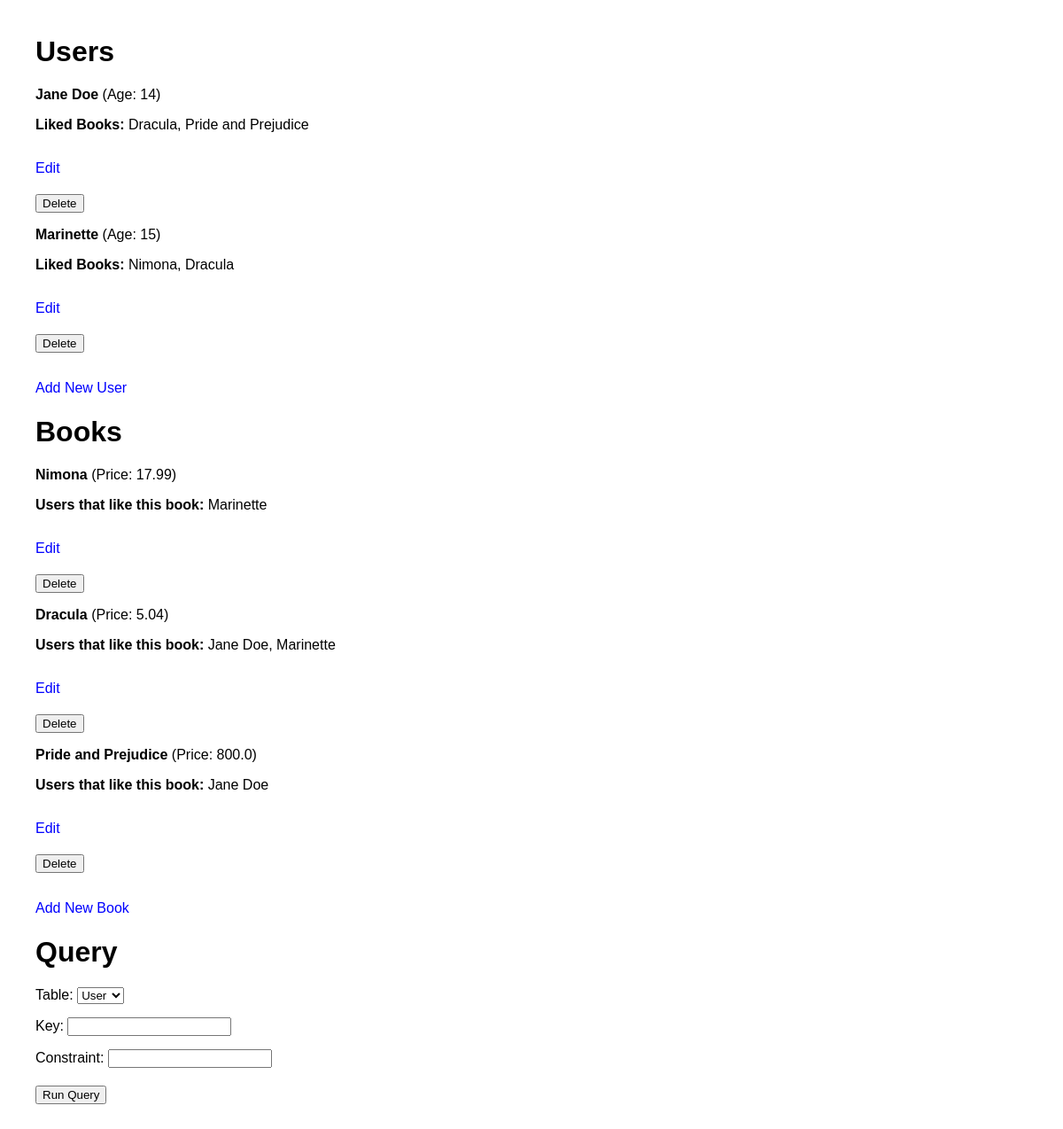
The page /bookshelf/ on the database as committed earlier.
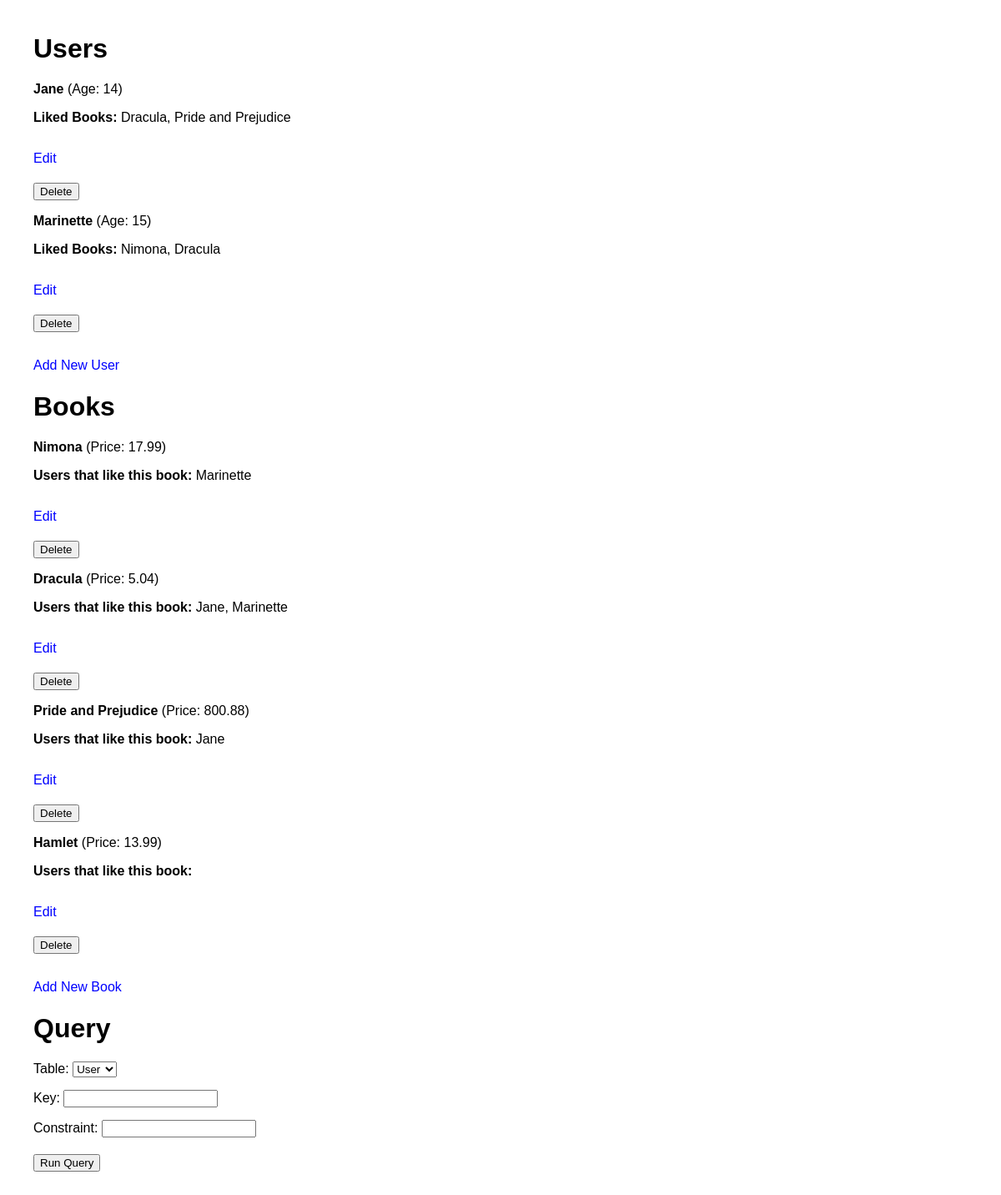
The same page on the database as committed later.
### bookshelf/models.py (models this page shows)
class User(models.Model):
    name = models.CharField(max_length=100)
    age = models.IntegerField()
    liked_books = models.ManyToManyField(Book, blank=True)

class Book(models.Model):
    name = models.CharField(max_length=100)
    price = models.FloatField()

### bookshelf/views.py (the view)
# urls.py: path("", views.index, name="article-index"),
def index(request):
    users = User.objects.all()
    books = Book.objects.all()
    return render(request, 'bookshelf/index.html', {'users': users, 'books': books})

### bookshelf/templates/bookshelf/index.html (shortened to what this page needs)
{% load static %}
<link rel="stylesheet" href="{% static 'bookshelf/style.css' %}">
<h1>Users</h1>
{% for user in users %}
  <div>
    <p><strong>{{ user.name }}</strong> (Age: {{ user.age }})</p>
    <p><strong>Liked Books:</strong> {% for book in user.liked_books.all %}{{ book.name }}{% if not forloop.last %}, {% endif %}{% endfor %}</p>
    <a href="{% url 'edit_user' user.id %}">Edit</a>
    <form method="post" action="{% url 'delete_user' user.id %}">{% csrf_token %}<button type="submit">Delete</button></form>
  </div>
{% endfor %}
<a href="{% url 'add_user' %}">Add New User</a>
<h1>Books</h1>
{% for book in books %}
  <div>
    <p><strong>{{ book.name }}</strong> (Price: {{ book.price }})</p>
    <p><strong>Users that like this book:</strong> {% for user in book.user_set.all %}{{ user.name }}{% if not forloop.last %}, {% endif %}{% endfor %}</p>
    <a href="{% url 'edit_book' book.id %}">Edit</a>
    <form method="post" action="{% url 'delete_book' book.id %}">{% csrf_token %}<button type="submit">Delete</button></form>
  </div>
{% endfor %}
<a href="{% url 'add_book' %}">Add New Book</a>
<h1>Query</h1>
<form action="{% url 'query' %}" method="get">
    <label>Table:
        <select name="table">
            <option value="user">User</option>
        </select>
    </label>
    <label>Key: <input type="text" name="key"/></label>
    <label>Constraint: <input type="text" name="constraint"/></label>
    <button type="submit">Run Query</button>
</form>

Rows that differ between the two databases and show on the page:
changed User: name "Jane Doe" → "Jane"
changed Book "Pride and Prejudice": price "800.0" → "800.88"
added Book: name "Hamlet", price "13.99", shown under "Books"
